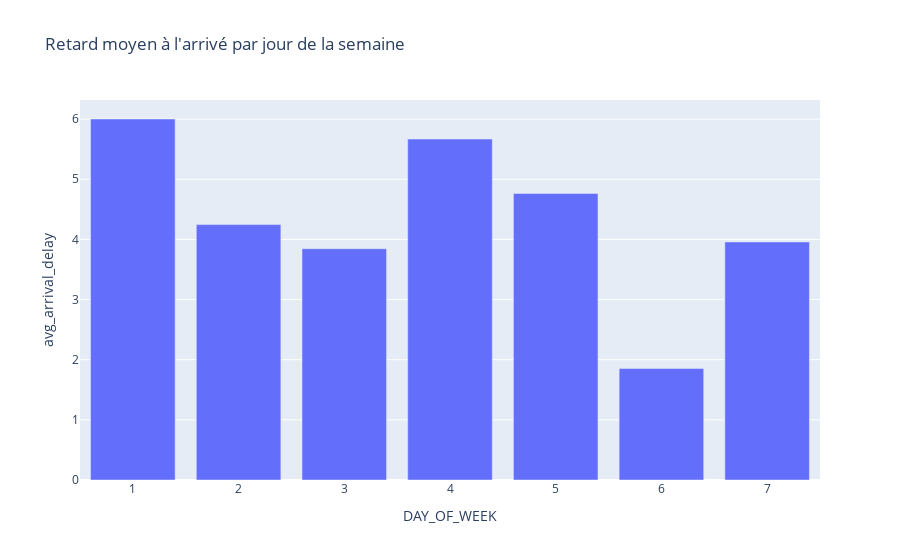

This figure's notebook cell:
### Markdown cell above
**Retard moyen par jour de semaine**

### Code cell
df_delay_day = (
    flights_df.groupBy("DAY_OF_WEEK")
    .agg(avg("ARRIVAL_DELAY").alias("avg_arrival_delay"))
    .toPandas()
)

fig = px.bar(
    df_delay_day.sort_values("DAY_OF_WEEK"),
    x="DAY_OF_WEEK",
    y="avg_arrival_delay",
    title="Retard moyen à l'arrivé par jour de la semaine",
)
fig.show()

### Figure 1 — Plotly figure (JSON) as saved in the notebook; plotly's stock layout.template omitted (floating-point values rounded to 4 significant figures)
{"data": [{"hovertemplate": "DAY_OF_WEEK=%{x}<br>avg_arrival_delay=%{y}<extra></extra>", "legendgroup": "", "marker": {"color": "#636efa", "pattern": {"shape": ""}}, "name": "", "orientation": "v", "showlegend": false, "textposition": "auto", "type": "bar", "x": [1, 2, 3, 4, 5, 6, 7], "xaxis": "x", "y": [6.002, 4.246, 3.845, 5.668, 4.764, 1.853, 3.958], "yaxis": "y"}], "layout": {"barmode": "relative", "legend": {"tracegroupgap": 0}, "title": {"text": "Retard moyen à l'arrivé par jour de la semaine"}, "xaxis": {"anchor": "y", "domain": [0, 1], "title": {"text": "DAY_OF_WEEK"}}, "yaxis": {"anchor": "x", "domain": [0, 1], "title": {"text": "avg_arrival_delay"}}}}
